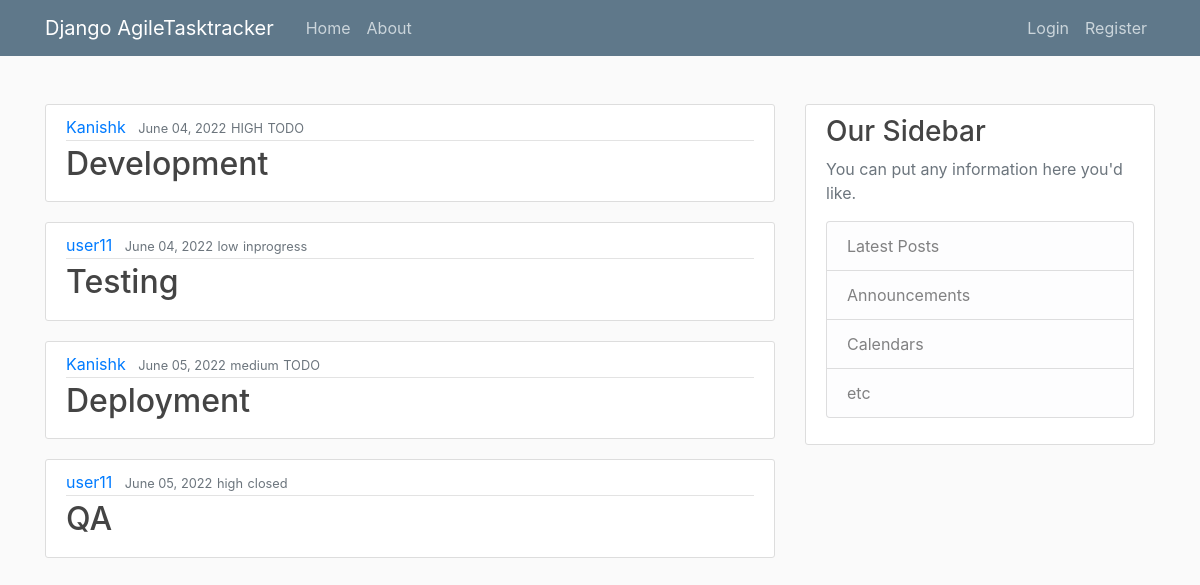
Before: / with the older database file.
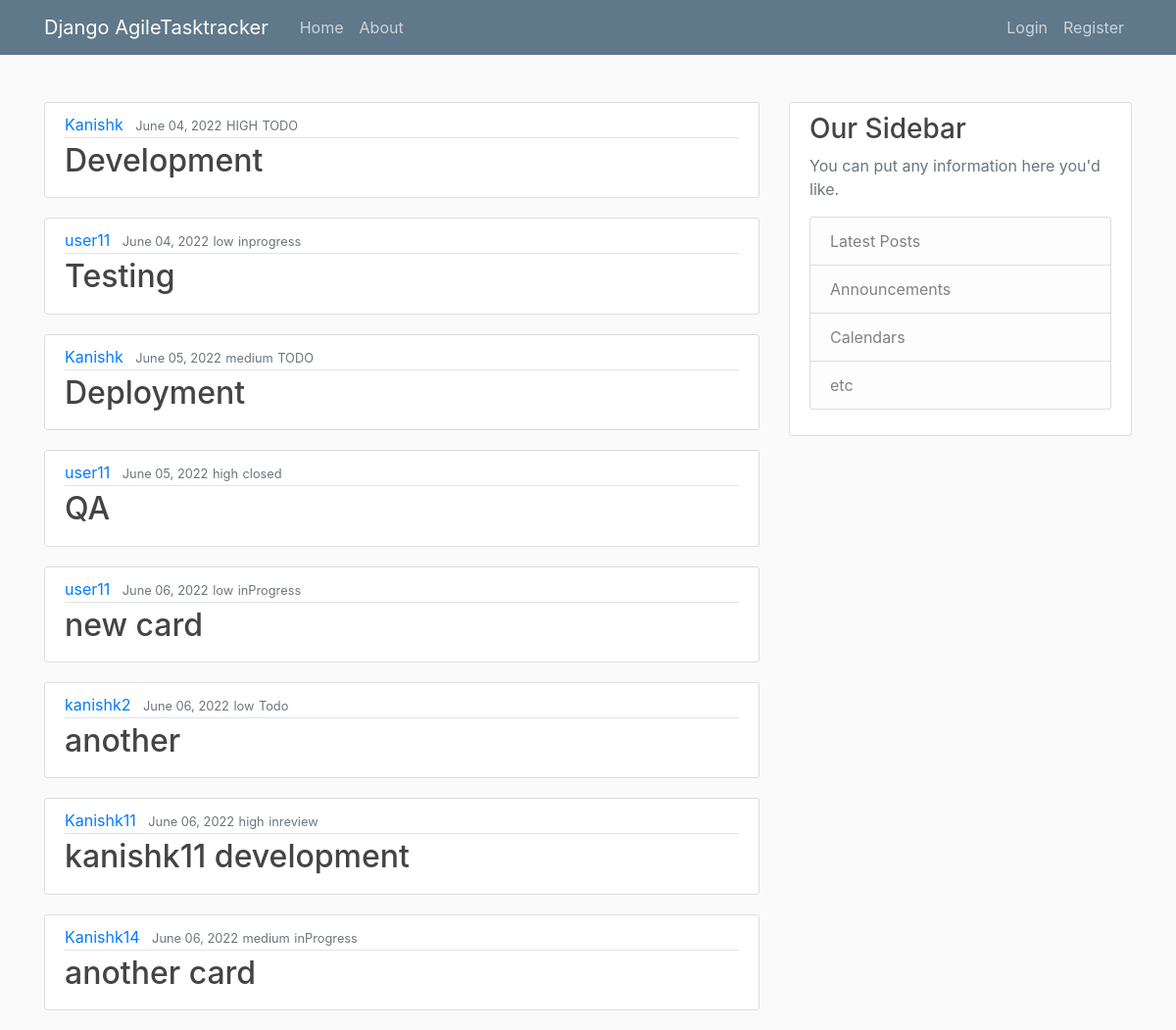
After: the same page with the newer database file.
### AgiletaskTracker/models.py (models this page shows, shortened)
class Card(models.Model):
    title = models.CharField(max_length=100)
    status = models.CharField(max_length=100, choices=[('Todo','Todo'), ('inProgress','inProgress'), ('inreview','inreview'), ('closed','closed')])
    priority = models.CharField(max_length=100, choices=[('low','low'), ('medium','medium'), ('high','high')])
    card_type = models.CharField(max_length=100, choices=[('feature','feature'),('issue','issue')], default = 'feature')
    date_created = models.DateTimeField(default=timezone.now)
    assignee = models.ForeignKey(User, on_delete = models.CASCADE)

### AgiletaskTracker/views.py (the view)
# urls.py: path('',views.home,name='tracker-home'),
def home(request):
    context = {'posts': Card.objects.all()
    }
    return render(request,'AgiletaskTracker/home.html',context)

### AgiletaskTracker/templates/AgiletaskTracker/home.html (shortened to what this page needs)
{% extends "AgiletaskTracker/base.html" %}
{% block content %}
    {% for post in posts %}
        <article class="media content-section">
          <div class="media-body">
            <div class="article-metadata">
              <a class="mr-2" href="{% url 'user-task' post.assignee.username %}">{{ post.assignee.username }}</a>
              <small class="text-muted">{{ post.date_created|date:"F d, Y" }}</small>
			  <small class="text-muted">{{ post.priority }}</small>
			  <small class="text-muted">{{ post.status }}</small>
            </div>
            <h2><a class="article-title" href="{% url 'card-detail' post.id %}">{{ post.title }}</a></h2>
          </div>
        </article>
    {% endfor %}
{% endblock content %}

### AgiletaskTracker/templates/AgiletaskTracker/base.html (shortened to what this page needs)
﻿{% load static %}
<!DOCTYPE html>
<html>
<head>
    <link rel="stylesheet" href="https://maxcdn.bootstrapcdn.com/bootstrap/4.0.0/css/bootstrap.min.css">
    <link rel="stylesheet" type="text/css" href="{% static 'blog/main.css' %}">
</head>
<body>
    <header class="site-header">
      <nav class="navbar navbar-expand-md navbar-dark bg-steel fixed-top">
        <div class="container">
          <a class="navbar-brand mr-4" href="{% url 'tracker-home' %}">Django AgileTasktracker</a>
          <div class="collapse navbar-collapse" id="navbarToggle">
            <div class="navbar-nav mr-auto">
              <a class="nav-item nav-link" href="{% url 'tracker-home' %}">Home</a>
              <a class="nav-item nav-link" href="#">About</a>
            </div>
            <div class="navbar-nav">
	      {% if user.is_authenticated %}
		<a class="nav-item nav-link" href="{% url 'card-create' %}">New Card</a>
		<a class="nav-item nav-link" href="#">Profile</a>
	        <a class="nav-item nav-link" href="{% url 'logout' %}">Logout</a>
	      {% else %}
                <a class="nav-item nav-link" href="{% url 'login' %}">Login</a>
                <a class="nav-item nav-link" href="{% url 'register' %}">Register</a>
	      {% endif %}
            </div>
          </div>
        </div>
      </nav>
    </header>
    <main role="main" class="container">
      <div class="row">
        <div class="col-md-8">
          {% block content %}{% endblock %}
        </div>
        <div class="col-md-4">
          <div class="content-section">
            <h3>Our Sidebar</h3>
            <p class='text-muted'>You can put any information here you'd like.
              <ul class="list-group">
                <li class="list-group-item list-group-item-light">Latest Posts</li>
                <li class="list-group-item list-group-item-light">Announcements</li>
                <li class="list-group-item list-group-item-light">Calendars</li>
                <li class="list-group-item list-group-item-light">etc</li>
              </ul>
            </p>
          </div>
        </div>
      </div>
    </main>
</body>
</html>

### AgiletaskTracker/static/blog/main.css (style rules this page uses)
h1, h2, h3, h4, h5, h6 { color: #444444; }
ul { margin: 0; }
.bg-steel { background-color: #5f788a; }
.site-header .navbar-nav .nav-link { color: #cbd5db; }
.content-section { background: #ffffff; padding: 10px 20px; border: 1px solid #dddddd; border-radius: 3px; margin-bottom: 20px; }
.article-title { color: #444444; }
.article-metadata { padding-bottom: 1px; margin-bottom: 4px; border-bottom: 1px solid #e3e3e3 }

Changed rows visible on the page:
added Card: assignee.username "user11", date_created "June 06, 2022", priority "low", status "inProgress", title "new card"
added Card: assignee.username "kanishk2", date_created "June 06, 2022", priority "low", status "Todo", title "another"
added Card: assignee.username "Kanishk11", date_created "June 06, 2022", priority "high", status "inreview", title "kanishk11 development"
added Card: assignee.username "Kanishk14", date_created "June 06, 2022", priority "medium", status "inProgress", title "another card"
